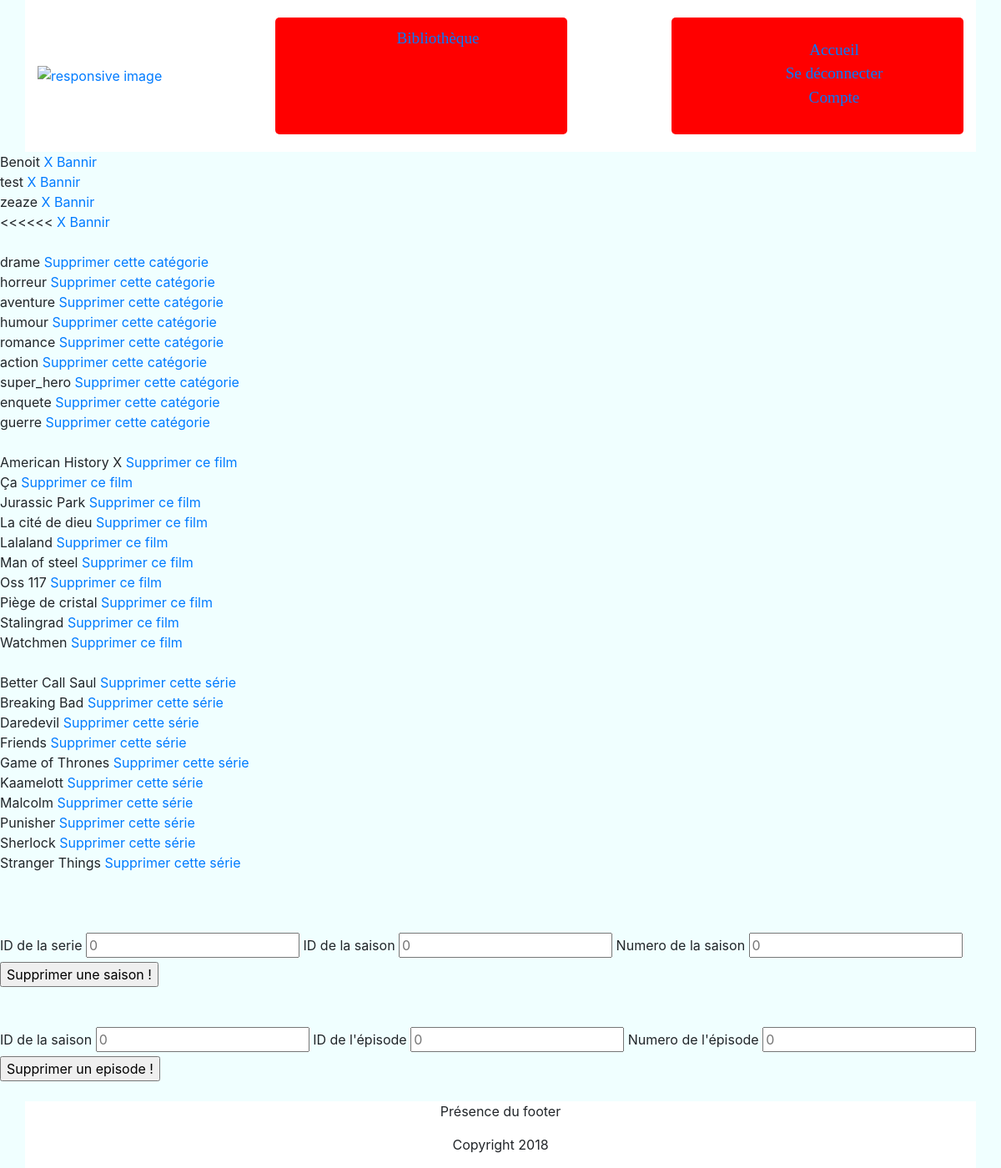
/admin.php (signed in), run on the app's committed database.
### tables this page shows
CREATE TABLE IF NOT EXISTS `users` (
  `id_u` int(200) NOT NULL AUTO_INCREMENT,
  `login` varchar(255) DEFAULT NULL,
  `mdp` varchar(255) DEFAULT NULL,
  `nom` varchar(200) DEFAULT NULL,
  `prenom` varchar(200) DEFAULT NULL,
  `mail` varchar(255) DEFAULT NULL,
  `ip` varchar(255) DEFAULT NULL,
  `datelastco` datetime DEFAULT NULL,
  `date_inscription` datetime DEFAULT NULL,
  `lvl` int(11) DEFAULT '1',
  `id_a` int(11) DEFAULT NULL,
  `date_debut` datetime DEFAULT NULL,
  `date_fin` datetime DEFAULT NULL,
  PRIMARY KEY (`id_u`),
  KEY `id_a` (`id_a`)
);

CREATE TABLE IF NOT EXISTS `categorie` (
  `id_c` int(30) NOT NULL AUTO_INCREMENT,
  `libelle` varchar(255) DEFAULT NULL,
  PRIMARY KEY (`id_c`)
);

CREATE TABLE IF NOT EXISTS `film` (
  `id_f` int(11) NOT NULL AUTO_INCREMENT,
  `titre` varchar(255) NOT NULL,
  `desc_film` varchar(255) DEFAULT NULL,
  `id_c` int(11) DEFAULT NULL,
  `location_URL_film` varchar(1000) NOT NULL,
  `location_aff_film` varchar(255) NOT NULL,
  PRIMARY KEY (`id_f`),
  KEY `id_c` (`id_c`)
);

CREATE TABLE IF NOT EXISTS `serie` (
  `id_s` int(11) NOT NULL AUTO_INCREMENT,
  `titre` varchar(255) NOT NULL,
  `desc_serie` varchar(255) DEFAULT NULL,
  `id_c` int(11) DEFAULT NULL,
  `location_aff_serie` varchar(255) NOT NULL,
  PRIMARY KEY (`id_s`),
  KEY `id_c` (`id_c`)
);

### admin.php (called while the page is built)
<?php include "includes/header.php";
include "includes/ban.php";
include "includes/edit.php";
include "includes/footer.php"; ?>

### includes/edit.php (the view, shortened to what this page needs)
<?php
	$requete = $bdd->query("SELECT * FROM categorie");
	while($reponse = $requete->fetch())
	{
		echo $reponse['libelle']." <a href='includes/edit.php?id_c=".$reponse['id_c']."'> Supprimer cette catégorie </a><br>";
	} ?> <br> <?php
	$requete = $bdd->query("SELECT * FROM film");
	while($reponse = $requete->fetch())
	{
		echo $reponse['titre']." <a href='includes/edit.php?id_f=".$reponse['id_f']."'> Supprimer ce film </a><br>";
	}  ?> <br> <?php
	$requete = $bdd->query("SELECT * FROM serie");
	while($reponse = $requete->fetch())
	{
		echo $reponse['titre']." <a href='includes/edit.php?id_s=".$reponse['id_s']."'> Supprimer cette série </a><br>";
	}  ?> <br>
   <br>
   <br>
            <form action="#" method="post">
                <label>ID de la serie</label>
                <input class="text" type="text" name="id_s" required placeholder="0" />
                <label>ID de la saison</label>
                <input class="text" type="text" name="id_sai" required placeholder="0" />
                <label>Numero de la saison</label>
                <input class="text" type="text" name="numero_sai" required placeholder="0" />
                <input class="button" type="submit" name="supprimer_saison" value="Supprimer une saison !" />
            </form>
   <br>
   <br>
            <form action="#" method="post">
                <label>ID de la saison</label>
                <input class="text" type="text" name="id_sai" required placeholder="0" />
                <label>ID de l'épisode</label>
                <input class="text" type="text" name="id_episode" required placeholder="0" />
                <label>Numero de l'épisode</label>
                <input class="text" type="text" name="numero_epi" required placeholder="0" />
                <input class="button" type="submit" name="supprimer_episode" value="Supprimer un episode !" />
            </form>

### includes/header.php (shortened to what this page needs)
<!doctype html>
<html lang="en">
<head>
    <link rel="stylesheet" href="https://stackpath.bootstrapcdn.com/bootstrap/4.1.0/css/bootstrap.min.css">
    <link href="style.css" rel="stylesheet">
</head>
<header>
    <div class="container">
        <div class="row align-items-center head justify-content-center">
            <div class="col-md-3 col-sm-12 sm-center">
                <a href="index.php"> <img class="logo" class="img-fluid" alt="responsive image" src="pictures/logo.png" width="250px" height="150px"> </a>
            </div>
            <div class="col-md-4 col-sm-4 order-sm-2 order-md-1">
                <div class="menu_selec">
                    <ul>
                        <li><a href="bibliotheque.php">Bibliothèque</a></li>
                    </ul>
                </div>
            </div>
            <div class="col-md-4 offset-md-1 col-sm-4 order-sm-1 order-md-2">
                <div class="menu_connec">
                    <ul>
                        <li><a href="index.php">Accueil</a></li>
                        <?php if(isset($_SESSION['connecte'])) { ?>
                        <li><a href="deconnexion.php">Se déconnecter</a></li>
                        <li><a href="compte.php">Compte</a></li>
                        <?php } else { ?>
                        <li><a href="connexion.php">Se connecter</a></li>
                        <li><a href="inscription.php">Inscription</a></li>
                        <?php } ?>
                    </ul>
                </div>
            </div>
    </div>
    </div>
</header>
<body>

### includes/ban.php (shortened to what this page needs)
<?php
	$requete = $bdd->query("SELECT * FROM users");
	while($reponse = $requete->fetch())
	{
		echo $reponse['login']." <a href='admin.php?id_u=".$reponse['id_u']."'>X  </a>";
								if($reponse['lvl'] >0)
									echo "<a href='admin.php?ban=".$reponse['id_u']."'>Bannir</a><br>";
									else
										echo "<a href='admin.php?deban=".$reponse['id_u']."'>Debannir</a><br>";
	}  ?> <br> <?php ?>

### includes/footer.php (shortened to what this page needs)
<br>
<footer>
    <div class="container">
        <div class="row">
            <div class="col-md-12 text-center">
                <p> Présence du footer </p>
                <p> Copyright 2018 </p>
            </div>
        </div>
    </div>
</footer>
</body>
</html>

### style.css (style rules this page uses)
body { background-color: azure; }
.logo { margin-top: 6%; margin-bottom: 6%; }
ul { list-style: none; }
.menu_selec { width: 350px; height: 140px; background-color: red; border-radius: 5px; margin-top: 6%; padding-bottom: 2%; padding-top: 3%; margin-bottom: 6%; font-size: 120%; font-family: fantasy; text-align: center; }
.menu_connec { width: 350px; height: 140px; background-color: red; border-radius: 5px; margin-top: 6%; padding-bottom: 2%; padding-top: 7%; margin-bottom: 6%; font-size: 120%; font-family: fantasy; text-align: center; }
.row { background-color: white; }
.container { background-color: black; }

### data on the page
users: login "Benoit"
users: login "test"
users: login "zeaze"
users: login "<<<<<<"
categorie: libelle "drame"
categorie: libelle "horreur"
categorie: libelle "aventure"
categorie: libelle "humour"
categorie: libelle "romance"
categorie: libelle "action"
categorie: libelle "super_hero"
categorie: libelle "enquete"
categorie: libelle "guerre"
film: titre "American History X"
film: titre "Ça"
film: titre "Jurassic Park"
film: titre "La cité de dieu"
film: titre "Lalaland"
film: titre "Man of steel"
film: titre "Oss 117"
film: titre "Piège de cristal"
film: titre "Stalingrad"
film: titre "Watchmen"
serie: titre "Better Call Saul"
serie: titre "Breaking Bad"
serie: titre "Daredevil"
serie: titre "Friends"
serie: titre "Game of Thrones"
serie: titre "Kaamelott"
serie: titre "Malcolm"
serie: titre "Punisher"
serie: titre "Sherlock"
serie: titre "Stranger Things"
